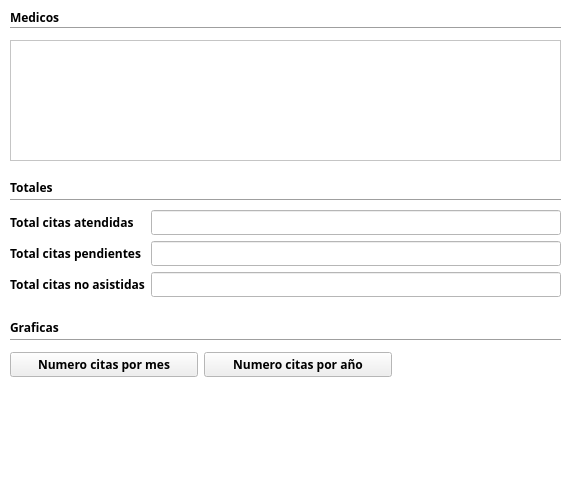
<?xml version="1.0" encoding="UTF-8"?>
<ui version="4.0">
 <class>WidgetNumeroCitasMedico</class>
 <widget class="QWidget" name="WidgetNumeroCitasMedico">
  <property name="geometry">
   <rect>
    <x>0</x>
    <y>0</y>
    <width>571</width>
    <height>481</height>
   </rect>
  </property>
  <property name="palette">
   <palette>
    <active>
     <colorrole role="Base">
      <brush brushstyle="SolidPattern">
       <color alpha="255">
        <red>255</red>
        <green>255</green>
        <blue>255</blue>
       </color>
      </brush>
     </colorrole>
     <colorrole role="Window">
      <brush brushstyle="SolidPattern">
       <color alpha="255">
        <red>255</red>
        <green>255</green>
        <blue>255</blue>
       </color>
      </brush>
     </colorrole>
    </active>
    <inactive>
     <colorrole role="Base">
      <brush brushstyle="SolidPattern">
       <color alpha="255">
        <red>255</red>
        <green>255</green>
        <blue>255</blue>
       </color>
      </brush>
     </colorrole>
     <colorrole role="Window">
      <brush brushstyle="SolidPattern">
       <color alpha="255">
        <red>255</red>
        <green>255</green>
        <blue>255</blue>
       </color>
      </brush>
     </colorrole>
    </inactive>
    <disabled>
     <colorrole role="Base">
      <brush brushstyle="SolidPattern">
       <color alpha="255">
        <red>255</red>
        <green>255</green>
        <blue>255</blue>
       </color>
      </brush>
     </colorrole>
     <colorrole role="Window">
      <brush brushstyle="SolidPattern">
       <color alpha="255">
        <red>255</red>
        <green>255</green>
        <blue>255</blue>
       </color>
      </brush>
     </colorrole>
    </disabled>
   </palette>
  </property>
  <property name="font">
   <font>
    <family>Ubuntu Condensed</family>
    <weight>75</weight>
    <bold>true</bold>
   </font>
  </property>
  <property name="cursor">
   <cursorShape>PointingHandCursor</cursorShape>
  </property>
  <property name="mouseTracking">
   <bool>false</bool>
  </property>
  <property name="windowTitle">
   <string>Form</string>
  </property>
  <property name="autoFillBackground">
   <bool>true</bool>
  </property>
  <widget class="Line" name="lineMedicos">
   <property name="geometry">
    <rect>
     <x>10</x>
     <y>20</y>
     <width>551</width>
     <height>16</height>
    </rect>
   </property>
   <property name="orientation">
    <enum>Qt::Horizontal</enum>
   </property>
  </widget>
  <widget class="QLabel" name="labelMedicos">
   <property name="geometry">
    <rect>
     <x>10</x>
     <y>10</y>
     <width>58</width>
     <height>15</height>
    </rect>
   </property>
   <property name="text">
    <string>Medicos</string>
   </property>
  </widget>
  <widget class="QListWidget" name="listWidgetMedicos">
   <property name="geometry">
    <rect>
     <x>10</x>
     <y>40</y>
     <width>551</width>
     <height>121</height>
    </rect>
   </property>
   <property name="font">
    <font>
     <weight>50</weight>
     <bold>false</bold>
    </font>
   </property>
  </widget>
  <widget class="Line" name="lineTotales">
   <property name="geometry">
    <rect>
     <x>10</x>
     <y>190</y>
     <width>551</width>
     <height>21</height>
    </rect>
   </property>
   <property name="orientation">
    <enum>Qt::Horizontal</enum>
   </property>
  </widget>
  <widget class="QWidget" name="layoutWidget">
   <property name="geometry">
    <rect>
     <x>10</x>
     <y>210</y>
     <width>551</width>
     <height>89</height>
    </rect>
   </property>
   <layout class="QGridLayout" name="gridLayout">
    <item row="0" column="0">
     <widget class="QLabel" name="labelTotalCitasAtendidas">
      <property name="text">
       <string>Total citas atendidas</string>
      </property>
     </widget>
    </item>
    <item row="0" column="1">
     <widget class="QLineEdit" name="lineEditTotalCitasAtendidas">
      <property name="font">
       <font>
        <weight>50</weight>
        <bold>false</bold>
       </font>
      </property>
      <property name="readOnly">
       <bool>true</bool>
      </property>
     </widget>
    </item>
    <item row="1" column="0">
     <widget class="QLabel" name="labelTotalCitasPendientes">
      <property name="text">
       <string>Total citas pendientes</string>
      </property>
     </widget>
    </item>
    <item row="1" column="1">
     <widget class="QLineEdit" name="lineEditTotalCitasPendientes">
      <property name="font">
       <font>
        <weight>50</weight>
        <bold>false</bold>
       </font>
      </property>
      <property name="readOnly">
       <bool>true</bool>
      </property>
     </widget>
    </item>
    <item row="2" column="0">
     <widget class="QLabel" name="labelTotalCitasNoAsistidas">
      <property name="text">
       <string>Total citas no asistidas</string>
      </property>
     </widget>
    </item>
    <item row="2" column="1">
     <widget class="QLineEdit" name="lineEditTotalCitasNoAsistidas">
      <property name="font">
       <font>
        <weight>50</weight>
        <bold>false</bold>
       </font>
      </property>
      <property name="readOnly">
       <bool>true</bool>
      </property>
     </widget>
    </item>
   </layout>
  </widget>
  <widget class="QWidget" name="layoutWidget">
   <property name="geometry">
    <rect>
     <x>10</x>
     <y>350</y>
     <width>382</width>
     <height>29</height>
    </rect>
   </property>
   <layout class="QGridLayout" name="gridLayout_2">
    <item row="0" column="0">
     <widget class="QPushButton" name="pushButtonNumeroCitasPorMes">
      <property name="text">
       <string>Numero citas por mes</string>
      </property>
     </widget>
    </item>
    <item row="0" column="1">
     <widget class="QPushButton" name="pushButtonGraficaCitasPorAnio">
      <property name="text">
       <string>Numero citas por año</string>
      </property>
     </widget>
    </item>
   </layout>
  </widget>
  <widget class="QLabel" name="labelTotales">
   <property name="geometry">
    <rect>
     <x>10</x>
     <y>180</y>
     <width>58</width>
     <height>15</height>
    </rect>
   </property>
   <property name="text">
    <string>Totales</string>
   </property>
  </widget>
  <widget class="QLabel" name="labelGraficas">
   <property name="geometry">
    <rect>
     <x>10</x>
     <y>320</y>
     <width>58</width>
     <height>15</height>
    </rect>
   </property>
   <property name="text">
    <string>Graficas</string>
   </property>
  </widget>
  <widget class="Line" name="lineGraficas">
   <property name="geometry">
    <rect>
     <x>10</x>
     <y>330</y>
     <width>551</width>
     <height>21</height>
    </rect>
   </property>
   <property name="orientation">
    <enum>Qt::Horizontal</enum>
   </property>
  </widget>
 </widget>
 <resources/>
 <connections/>
</ui>
